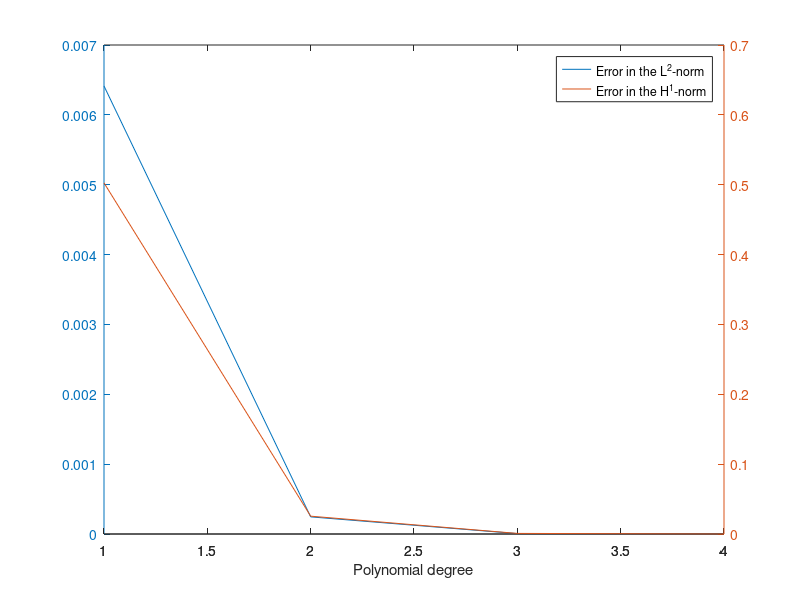

Write MATLAB code to recreate this figure.
%refinement_level = 4
x = [1 2 3 4];
l2 = [0.0064131 0.00024512 0.0000055641 0.00000010535];
h1 = [0.50264 0.025525 0.00084664 0.000020942];
[AX,H1,H2] = plotyy(x,l2,x,h1,'plot');
legend('Error in the L^2-norm','Error in the H^1-norm');
%ylabel(AX(1), 'Error in the L^2-norm');
%ylabel(AX(2), 'Error in the H^1-norm'); 
xlabel('Polynomial degree')